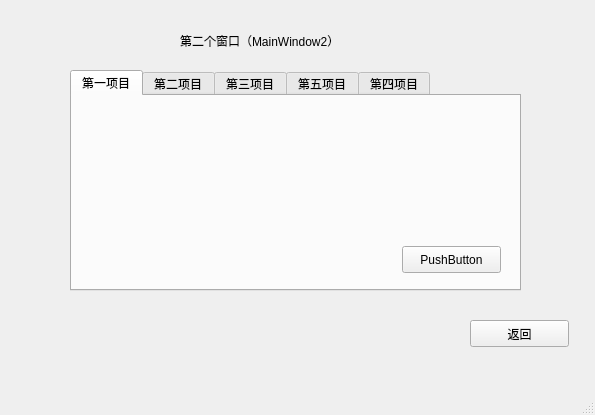
<?xml version="1.0" encoding="UTF-8"?>
<ui version="4.0">
 <class>MainWindow2</class>
 <widget class="QMainWindow" name="MainWindow2">
  <property name="geometry">
   <rect>
    <x>0</x>
    <y>0</y>
    <width>595</width>
    <height>415</height>
   </rect>
  </property>
  <property name="windowTitle">
   <string>MainWindow</string>
  </property>
  <widget class="QWidget" name="centralwidget">
   <widget class="QPushButton" name="pushButton_1">
    <property name="geometry">
     <rect>
      <x>470</x>
      <y>320</y>
      <width>99</width>
      <height>27</height>
     </rect>
    </property>
    <property name="text">
     <string>返回</string>
    </property>
   </widget>
   <widget class="QLabel" name="label">
    <property name="geometry">
     <rect>
      <x>180</x>
      <y>10</y>
      <width>211</width>
      <height>61</height>
     </rect>
    </property>
    <property name="text">
     <string>第二个窗口（MainWindow2）</string>
    </property>
   </widget>
   <widget class="QTabWidget" name="tabWidget">
    <property name="geometry">
     <rect>
      <x>70</x>
      <y>70</y>
      <width>451</width>
      <height>221</height>
     </rect>
    </property>
    <property name="currentIndex">
     <number>0</number>
    </property>
    <widget class="QWidget" name="tab">
     <attribute name="title">
      <string>第一项目</string>
     </attribute>
     <widget class="QPushButton" name="pushButton">
      <property name="geometry">
       <rect>
        <x>330</x>
        <y>150</y>
        <width>99</width>
        <height>27</height>
       </rect>
      </property>
      <property name="text">
       <string>PushButton</string>
      </property>
     </widget>
    </widget>
    <widget class="QWidget" name="tab_2">
     <attribute name="title">
      <string>第二项目</string>
     </attribute>
    </widget>
    <widget class="QWidget" name="tab_3">
     <attribute name="title">
      <string>第三项目</string>
     </attribute>
    </widget>
    <widget class="QWidget" name="tab_5">
     <attribute name="title">
      <string>第五项目</string>
     </attribute>
    </widget>
    <widget class="QWidget" name="tab_4">
     <attribute name="title">
      <string>第四项目</string>
     </attribute>
    </widget>
   </widget>
  </widget>
  <widget class="QMenuBar" name="menubar">
   <property name="geometry">
    <rect>
     <x>0</x>
     <y>0</y>
     <width>595</width>
     <height>28</height>
    </rect>
   </property>
  </widget>
  <widget class="QStatusBar" name="statusbar"/>
 </widget>
 <resources/>
 <connections/>
</ui>
